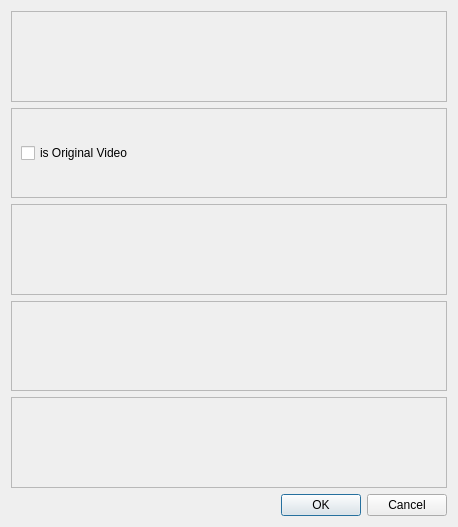
<?xml version="1.0" encoding="UTF-8"?>
<ui version="4.0">
 <author>Pho Hale</author>
 <class>Dialog</class>
 <widget class="QDialog" name="Dialog">
  <property name="geometry">
   <rect>
    <x>0</x>
    <y>0</y>
    <width>458</width>
    <height>527</height>
   </rect>
  </property>
  <property name="windowTitle">
   <string>Dialog</string>
  </property>
  <layout class="QVBoxLayout" name="verticalLayout">
   <item>
    <widget class="DialogComponents_StartEndDate" name="frame_StartEndDates">
     <property name="frameShape">
      <enum>QFrame::StyledPanel</enum>
     </property>
     <property name="frameShadow">
      <enum>QFrame::Raised</enum>
     </property>
    </widget>
   </item>
   <item>
    <widget class="QFrame" name="frame">
     <property name="frameShape">
      <enum>QFrame::StyledPanel</enum>
     </property>
     <property name="frameShadow">
      <enum>QFrame::Raised</enum>
     </property>
     <layout class="QVBoxLayout" name="verticalLayout_2">
      <item>
       <widget class="QCheckBox" name="checkBox_isOriginalVideo">
        <property name="text">
         <string>is Original Video</string>
        </property>
       </widget>
      </item>
     </layout>
    </widget>
   </item>
   <item>
    <widget class="DialogComponents_BoxExperCohortAnimalIDs" name="frame_BoxExperCohortAnimalIDs">
     <property name="frameShape">
      <enum>QFrame::StyledPanel</enum>
     </property>
     <property name="frameShadow">
      <enum>QFrame::Raised</enum>
     </property>
    </widget>
   </item>
   <item>
    <widget class="DialogComponents_TypeSubtype" name="frame_TypeSubtype">
     <property name="frameShape">
      <enum>QFrame::StyledPanel</enum>
     </property>
     <property name="frameShadow">
      <enum>QFrame::Raised</enum>
     </property>
    </widget>
   </item>
   <item>
    <widget class="DialogComponents_TitleSubtitleBody" name="frame_TitleSubtitleBody">
     <property name="frameShape">
      <enum>QFrame::StyledPanel</enum>
     </property>
     <property name="frameShadow">
      <enum>QFrame::Raised</enum>
     </property>
    </widget>
   </item>
   <item>
    <widget class="QDialogButtonBox" name="buttonBox">
     <property name="orientation">
      <enum>Qt::Horizontal</enum>
     </property>
     <property name="standardButtons">
      <set>QDialogButtonBox::Cancel|QDialogButtonBox::Ok</set>
     </property>
    </widget>
   </item>
  </layout>
 </widget>
 <customwidgets>
  <customwidget>
   <class>DialogComponents_StartEndDate</class>
   <extends>QFrame</extends>
   <header location="global">GUI.UI.DialogComponents.DialogComponents_StartEndDate</header>
   <container>1</container>
  </customwidget>
  <customwidget>
   <class>DialogComponents_TitleSubtitleBody</class>
   <extends>QFrame</extends>
   <header location="global">GUI.UI.DialogComponents.DialogComponents_TitleSubtitleBody</header>
   <container>1</container>
  </customwidget>
  <customwidget>
   <class>DialogComponents_TypeSubtype</class>
   <extends>QFrame</extends>
   <header location="global">GUI.UI.DialogComponents.DialogComponents_TypeSubtype</header>
   <container>1</container>
  </customwidget>
  <customwidget>
   <class>DialogComponents_BoxExperCohortAnimalIDs</class>
   <extends>QFrame</extends>
   <header location="global">GUI.UI.DialogComponents.DialogComponents_BoxExperCohortAnimalIDs</header>
   <container>1</container>
  </customwidget>
 </customwidgets>
 <resources/>
 <connections>
  <connection>
   <sender>buttonBox</sender>
   <signal>accepted()</signal>
   <receiver>Dialog</receiver>
   <slot>accept()</slot>
   <hints>
    <hint type="sourcelabel">
     <x>254</x>
     <y>522</y>
    </hint>
    <hint type="destinationlabel">
     <x>157</x>
     <y>274</y>
    </hint>
   </hints>
  </connection>
  <connection>
   <sender>buttonBox</sender>
   <signal>rejected()</signal>
   <receiver>Dialog</receiver>
   <slot>reject()</slot>
   <hints>
    <hint type="sourcelabel">
     <x>322</x>
     <y>522</y>
    </hint>
    <hint type="destinationlabel">
     <x>286</x>
     <y>274</y>
    </hint>
   </hints>
  </connection>
 </connections>
</ui>
